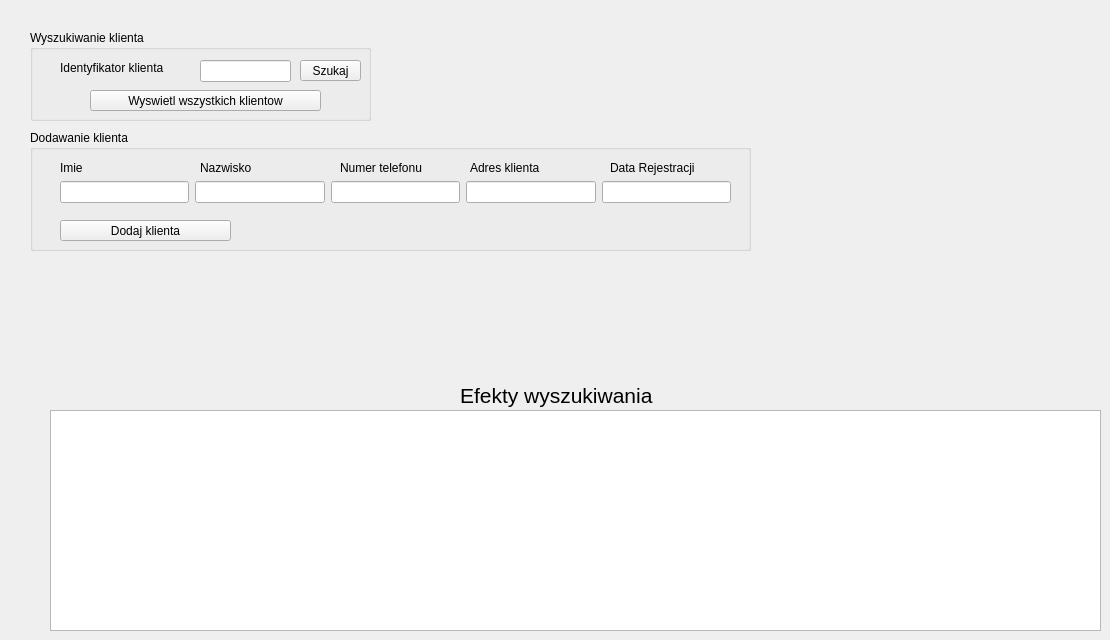
    <widget class="QWidget" name="klienci">
     <attribute name="title">
      <string>Klienci</string>
     </attribute>
     <widget class="QGroupBox" name="groupBox_2">
      <property name="geometry">
       <rect>
        <x>30</x>
        <y>30</y>
        <width>341</width>
        <height>91</height>
       </rect>
      </property>
      <property name="title">
       <string>Wyszukiwanie klienta</string>
      </property>
      <widget class="QPushButton" name="szukaj_klienta">
       <property name="geometry">
        <rect>
         <x>270</x>
         <y>30</y>
         <width>61</width>
         <height>21</height>
        </rect>
       </property>
       <property name="text">
        <string>Szukaj</string>
       </property>
      </widget>
      <widget class="QLineEdit" name="line_klient_2">
       <property name="geometry">
        <rect>
         <x>170</x>
         <y>30</y>
         <width>91</width>
         <height>22</height>
        </rect>
       </property>
      </widget>
      <widget class="QLabel" name="label_15">
       <property name="geometry">
        <rect>
         <x>30</x>
         <y>30</y>
         <width>141</width>
         <height>16</height>
        </rect>
       </property>
       <property name="text">
        <string>Identyfikator klienta</string>
       </property>
      </widget>
      <widget class="QPushButton" name="wyswietl_wszystkich_klientow">
       <property name="geometry">
        <rect>
         <x>60</x>
         <y>60</y>
         <width>231</width>
         <height>21</height>
        </rect>
       </property>
       <property name="text">
        <string>Wyswietl wszystkich klientow</string>
       </property>
      </widget>
     </widget>
     <widget class="QLabel" name="label_16">
      <property name="geometry">
       <rect>
        <x>460</x>
        <y>370</y>
        <width>281</width>
        <height>51</height>
       </rect>
      </property>
      <property name="font">
       <font>
        <pointsize>16</pointsize>
       </font>
      </property>
      <property name="text">
       <string>Efekty wyszukiwania</string>
      </property>
     </widget>
     <widget class="QTableView" name="tableView_klienci">
      <property name="geometry">
       <rect>
        <x>50</x>
        <y>410</y>
        <width>1051</width>
        <height>221</height>
       </rect>
      </property>
     </widget>
     <widget class="QGroupBox" name="groupBox_4">
      <property name="geometry">
       <rect>
        <x>30</x>
        <y>130</y>
        <width>721</width>
        <height>121</height>
       </rect>
      </property>
      <property name="title">
       <string>Dodawanie klienta</string>
      </property>
      <widget class="QLabel" name="label_19">
       <property name="geometry">
        <rect>
         <x>30</x>
         <y>30</y>
         <width>131</width>
         <height>16</height>
        </rect>
       </property>
       <property name="text">
        <string>Imie</string>
       </property>
      </widget>
      <widget class="QPushButton" name="dodaj_klienta">
       <property name="geometry">
        <rect>
         <x>30</x>
         <y>90</y>
         <width>171</width>
         <height>21</height>
        </rect>
       </property>
       <property name="text">
        <string>Dodaj klienta</string>
       </property>
      </widget>
      <widget class="QWidget" name="horizontalLayoutWidget">
       <property name="geometry">
        <rect>
         <x>30</x>
         <y>50</y>
         <width>671</width>
         <height>24</height>
        </rect>
       </property>
       <layout class="QHBoxLayout" name="horizontalLayout">
        <item>
         <widget class="QLineEdit" name="imie"/>
        </item>
        <item>
         <widget class="QLineEdit" name="nazwisko"/>
        </item>
        <item>
         <widget class="QLineEdit" name="numer_telefonu"/>
        </item>
        <item>
         <widget class="QLineEdit" name="adres_klienta"/>
        </item>
        <item>
         <widget class="QLineEdit" name="data_rejestracji"/>
        </item>
       </layout>
      </widget>
      <widget class="QLabel" name="label_18">
       <property name="geometry">
        <rect>
         <x>170</x>
         <y>30</y>
         <width>101</width>
         <height>16</height>
        </rect>
       </property>
       <property name="text">
        <string>Nazwisko</string>
       </property>
      </widget>
      <widget class="QLabel" name="label_20">
       <property name="geometry">
        <rect>
         <x>440</x>
         <y>30</y>
         <width>101</width>
         <height>16</height>
        </rect>
       </property>
       <property name="text">
        <string>Adres klienta</string>
       </property>
      </widget>
      <widget class="QLabel" name="label_21">
       <property name="geometry">
        <rect>
         <x>310</x>
         <y>30</y>
         <width>101</width>
         <height>16</height>
        </rect>
       </property>
       <property name="text">
        <string>Numer telefonu</string>
       </property>
      </widget>
      <widget class="QLabel" name="label_22">
       <property name="geometry">
        <rect>
         <x>580</x>
         <y>30</y>
         <width>101</width>
         <height>16</height>
        </rect>
       </property>
       <property name="text">
        <string>Data Rejestracji</string>
       </property>
      </widget>
     </widget>
    </widget>
